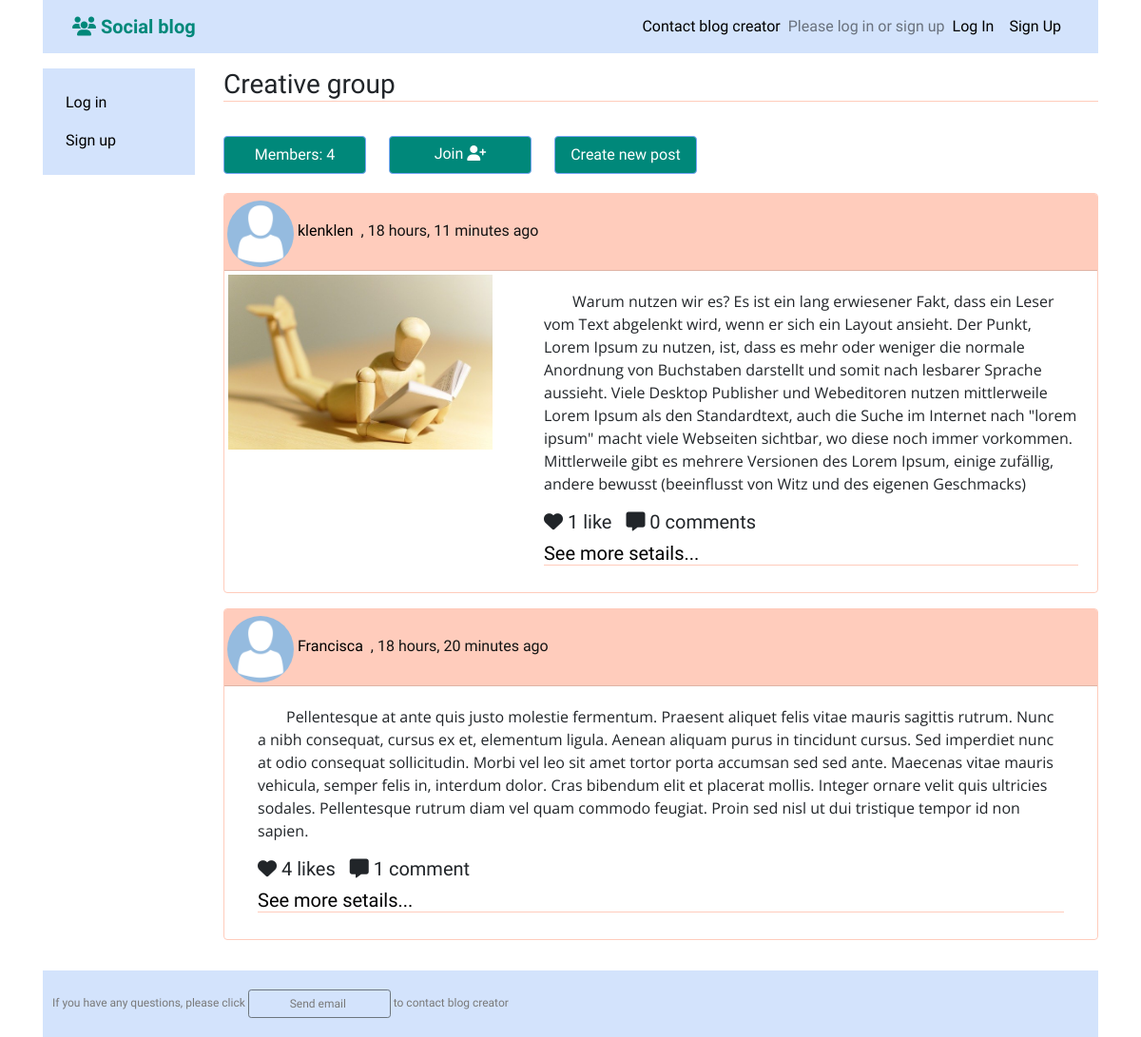
The app's page /groups/posts/in/creative-group/ with its own data.
### groups/models.py (models this page shows, shortened)
class Group(models.Model):
    name = models.CharField(max_length=250, unique=True)
    slug = models.SlugField(null=True, unique=True)
    description = models.TextField(blank=True, default='')
    description_html = models.TextField(editable=False, default='', blank=True)
    members = models.ManyToManyField('profiles.Profile', through='GroupMember')
    def get_users(self):
        users = []
        for member in self.members.all():
            users += [member.user]
        return users
    class Meta:
        ordering = ['name']

### posts/models.py (models this page shows, shortened)
class Post(models.Model):
    content = models.TextField()
    image = models.ImageField(upload_to='posts', validators=[FileExtensionValidator(['png', 'jpg', 'jpeg'])], blank=True)
    liked = models.ManyToManyField('profiles.Profile', blank=True, related_name='likes')
    updated = models.DateTimeField(auto_now=True)
    created = models.DateTimeField(auto_now_add=True)
    author = models.ForeignKey('profiles.Profile', on_delete=models.CASCADE, related_name='posts', null=True)
    group = models.ForeignKey(Group, related_name='posts', null=True, blank=True, on_delete=models.CASCADE)
    def num_likes(self):
        return self.liked.all().count()
    def num_comments(self):
        return self.comment_set.all().count()
    class Meta:
        ordering = ('-created',)

### profiles/models.py (models this page shows, shortened)
class Profile(models.Model):
    first_name = models.CharField(max_length=100, blank=True)
    last_name = models.CharField(max_length=100, blank=True)
    user = models.OneToOneField(User, on_delete=models.CASCADE)
    bio = models.TextField(default='No bio...')
    friends = models.ManyToManyField(User, related_name='friends', blank=True)
    email = models.EmailField(max_length=200, blank=True)
    country = models.CharField(max_length=200,blank=True)
    avatar = models.ImageField(default='avatar.png', upload_to='avatars/')
    slug = models.SlugField(unique=True, blank=True)
    updated = models.DateTimeField(auto_now=True)
    created = models.DateTimeField(auto_now_add=True)
    objects = ProfileManager()
    def __str__(self):
        return f'{self.user.username}'   #-{self.created.strftime("%d-%m-%Y")}
    __initial_first_name = None
    __initial_last_name = None
    def __init__(self, *args, **kwargs):
        super().__init__(*args, **kwargs)
        self.__initial_first_name = self.first_name
        self.__initial_last_name = self.last_name
    class Meta:
        ordering = ['-created',]

### groups/views.py (the view)
# urls.py: path('posts/in/<slug:slug>/', views.SingleGroup.as_view(), name='single'),
class SingleGroup(generic.DetailView):
    model = Group

### profiles/context_processors.py (called while the page is built)
def profile_pic(request):
    if request.user.is_authenticated:
        profile_obj = Profile.objects.get(user=request.user)
        pic = profile_obj.avatar
        return {'picture': pic}
    return {}

def invitations_no_rec(request):
    if request.user.is_authenticated:
        profile_obj = Profile.objects.get(user=request.user)
        qs_count = Relationship.objects.invitations_received(profile_obj).count()
        return {'invitations_no': qs_count}
    return {}

### groups/templates/groups/group_detail.html (shortened to what this page needs)
<!DOCTYPE html>
{% extends 'base.html'%}
{% block content %}
    <h3 class="line_content">{{group.name}}</h3>
    <button type="button" class="btn btn-primary" data-toggle="collapse" data-target="#list_profiles_in_group">
        Members: {{group.members.count}}
    </button>
    <div id='member_join_leave'>
        {% if user in group.get_users %}
            <a href="{% url 'groups:leave' slug=group.slug%}" class="btn btn-warning" >
            Leave   <i class="fas fa-user-minus"></i></a>
        {% else %}
            <a href="{% url 'groups:join' slug=group.slug%}" class="btn btn-primary"  >
            Join    <i class="fas fa-user-plus"></i></a>
        {%endif%}
    </div>
    <a href="{% url 'posts:post_create'%}"><button class="btn btn-primary">Create new post</button></a>
    {% if group.posts.count == 0 %}
        <div class='card'>
            <div class="card-body">
                <h2>No posts in this group yet!</h2>
            </div>
        </div>
    {% else %}
        {% for post in group.posts.all %}
            {% include "posts/_post.html" %}
        {% endfor %}
    {% endif %}
{% endblock %}

### posts/templates/posts/_post.html (shortened to what this page needs)
<!DOCTYPE html>
<div class='card mb-3'>
    <div class='card-header' style="padding: 3px;">
        <a href="{% url 'profiles:profile_detail_view' slug=post.author.slug %}">
        <img src="{{post.author.avatar.url}}"
            style="width:70px;height:70px;margin-top:4px;"
            class="avatar">
            {{post.author}}</a><time class="time"> &nbsp;,  {{post.created|timesince}} ago</time>
    </div>
    {% if post.image %}
        <div class="row g-0">
            <div class="col-md-4 d-flex align-items-baseline">
                <img src="{{post.image.url}}" class="img-thumbnail">
            </div>
            <div class="col-md-8">
                <div class="card-body">
                    <div class="card-text">
                        <p>{{post.content}}</p>
                    </div>
                    <h5 style="display:inline; margin-right:10px;"><i class="fas fa-heart"></i> {{post.num_likes}} like{{post.num_likes|pluralize}} </h5>
                    <h5 style="display:inline"><i class="fas fa-comment-alt"></i>  {{ post.num_comments }} comment{{post.num_comments|pluralize}}</h5>
                    <a href="{% url 'posts:single' pk=post.pk %}"><h5 class="line_content" style="margin-top: 7px;">See more setails...</h5></a>
                </div>
            </div>
        </div>
    {% else %}
        <div class="col-lg">
            <div class="card-body">
                <div class="card-text">
                    <p>{{post.content}}</p>
                </div>
                <h5 style="display:inline; margin-right:10px;"><i class="fas fa-heart"></i> {{post.num_likes}} like{{post.num_likes|pluralize}} </h5>
                <h5 style="display:inline"><i class="fas fa-comment-alt"></i>  {{ post.num_comments }} comment{{post.num_comments|pluralize}}</h5>
                <a href="{% url 'posts:single' pk=post.pk %}"><h5 class="line_content" style="margin-top: 7px;">See more setails...</h5></a>
            </div>
        </div>
    {% endif %}
</div>

### static/social_blog/css/master.css (style rules this page uses)
a { color: rgb(0, 0, 0); }
.avatar { width: 100px; height: 100px; object-fit:cover; border-radius: 50%; }
p { text-indent: 30px; font-family: 'Open Sans', sans-serif; }
.btn-primary { background:#00887A ; color: rgb(255, 255, 255); border-color:#77A6F7 ; }
.btn { margin-bottom: 20px; margin-top: 20px; width: 150px; height: 40px; }
#member_join_leave, #members_in_group { width: 200px; margin: 20px; display: inline; }
.card-header, .card-footer { background: #FFCCBC; color: rgb(20, 20, 20); }
.card { margin-bottom: 20px; background-color: white; border: 1px solid#FFCCBC; }
.img-thumbnail { border: none; background: white; }
.post_content, .profile_name, .line_content { border-bottom: 1px solid #FFCCBC; }

### records on screen
Group: name "Creative group", members.count "4"
Post: author.avatar (placeholder picture), author "klenklen", created "18 hours, 11 minutes", image (picture), content "Warum nutzen wir es? Es ist ein lang erwiesener Fakt, dass ein Leser vom Text abgelenkt wird, wenn er sich ein Layout ansieht. Der Punkt, Lorem Ipsum zu nutzen, ist, dass es mehr oder weniger die normale Anordnung von Buchstaben darstellt und somit nach lesbarer Sprache aussieht. Viele Desktop Publisher und Webeditoren nutzen mittlerweile Lorem Ipsum als den Standardtext, auch die Suche im Internet nach \"lorem ipsum\" macht viele Webseiten sichtbar, wo diese noch immer vorkommen. Mittlerweile gibt es mehrere Versionen des Lorem Ipsum, einige zufällig, andere bewusst (beeinflusst von Witz und des eigenen Geschmacks)", num_likes "1", num_comments "0"
Post: author.avatar (placeholder picture), author "Francisca", created "18 hours, 20 minutes", content "Pellentesque at ante quis justo molestie fermentum. Praesent aliquet felis vitae mauris sagittis rutrum. Nunc a nibh consequat, cursus ex et, elementum ligula. Aenean aliquam purus in tincidunt cursus. Sed imperdiet nunc at odio consequat sollicitudin. Morbi vel leo sit amet tortor porta accumsan sed sed ante. Maecenas vitae mauris vehicula, semper felis in, interdum dolor. Cras bibendum elit et placerat mollis. Integer ornare velit quis ultricies sodales. Pellentesque rutrum diam vel quam commodo feugiat. Proin sed nisl ut dui tristique tempor id non sapien.", num_likes "4", num_comments "1"
